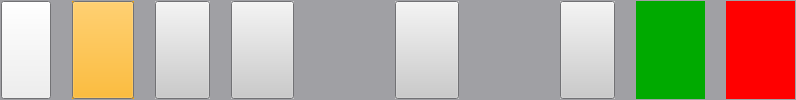
     <widget class="QWidget" name="widgetButtons" native="true">
      <property name="palette">
       <palette>
        <active>
         <colorrole role="Base">
          <brush brushstyle="SolidPattern">
           <color alpha="255">
            <red>255</red>
            <green>255</green>
            <blue>255</blue>
           </color>
          </brush>
         </colorrole>
         <colorrole role="Window">
          <brush brushstyle="SolidPattern">
           <color alpha="255">
            <red>160</red>
            <green>160</green>
            <blue>164</blue>
           </color>
          </brush>
         </colorrole>
        </active>
        <inactive>
         <colorrole role="Base">
          <brush brushstyle="SolidPattern">
           <color alpha="255">
            <red>255</red>
            <green>255</green>
            <blue>255</blue>
           </color>
          </brush>
         </colorrole>
         <colorrole role="Window">
          <brush brushstyle="SolidPattern">
           <color alpha="255">
            <red>160</red>
            <green>160</green>
            <blue>164</blue>
           </color>
          </brush>
         </colorrole>
        </inactive>
        <disabled>
         <colorrole role="Base">
          <brush brushstyle="SolidPattern">
           <color alpha="255">
            <red>160</red>
            <green>160</green>
            <blue>164</blue>
           </color>
          </brush>
         </colorrole>
         <colorrole role="Window">
          <brush brushstyle="SolidPattern">
           <color alpha="255">
            <red>160</red>
            <green>160</green>
            <blue>164</blue>
           </color>
          </brush>
         </colorrole>
        </disabled>
       </palette>
      </property>
      <property name="cursor">
       <cursorShape>BlankCursor</cursorShape>
      </property>
      <property name="autoFillBackground">
       <bool>true</bool>
      </property>
      <layout class="QVBoxLayout" name="verticalLayout_7">
       <property name="spacing">
        <number>1</number>
       </property>
       <property name="leftMargin">
        <number>1</number>
       </property>
       <property name="topMargin">
        <number>1</number>
       </property>
       <property name="rightMargin">
        <number>1</number>
       </property>
       <property name="bottomMargin">
        <number>1</number>
       </property>
       <item>
        <layout class="QHBoxLayout" name="horizontalLayout_2">
         <property name="spacing">
          <number>1</number>
         </property>
         <item>
          <widget class="QPushButton" name="pbShutdown">
           <property name="sizePolicy">
            <sizepolicy hsizetype="Preferred" vsizetype="Preferred">
             <horstretch>0</horstretch>
             <verstretch>0</verstretch>
            </sizepolicy>
           </property>
           <property name="minimumSize">
            <size>
             <width>50</width>
             <height>50</height>
            </size>
           </property>
           <property name="cursor">
            <cursorShape>BlankCursor</cursorShape>
           </property>
           <property name="text">
            <string/>
           </property>
           <property name="icon">
            <iconset resource="resource.qrc">
             <normaloff>:/Images/Power-Off-icon.png</normaloff>:/Images/Power-Off-icon.png</iconset>
           </property>
           <property name="iconSize">
            <size>
             <width>42</width>
             <height>42</height>
            </size>
           </property>
           <property name="flat">
            <bool>false</bool>
           </property>
          </widget>
         </item>
         <item>
          <spacer name="horizontalSpacer_13">
           <property name="orientation">
            <enum>Qt::Horizontal</enum>
           </property>
           <property name="sizeType">
            <enum>QSizePolicy::Fixed</enum>
           </property>
           <property name="sizeHint" stdset="0">
            <size>
             <width>20</width>
             <height>20</height>
            </size>
           </property>
          </spacer>
         </item>
         <item>
          <widget class="QPushButton" name="pbError">
           <property name="enabled">
            <bool>true</bool>
           </property>
           <property name="sizePolicy">
            <sizepolicy hsizetype="Preferred" vsizetype="Preferred">
             <horstretch>0</horstretch>
             <verstretch>0</verstretch>
            </sizepolicy>
           </property>
           <property name="minimumSize">
            <size>
             <width>50</width>
             <height>50</height>
            </size>
           </property>
           <property name="palette">
            <palette>
             <active>
              <colorrole role="Button">
               <brush brushstyle="SolidPattern">
                <color alpha="255">
                 <red>255</red>
                 <green>170</green>
                 <blue>0</blue>
                </color>
               </brush>
              </colorrole>
              <colorrole role="ButtonText">
               <brush brushstyle="SolidPattern">
                <color alpha="255">
                 <red>0</red>
                 <green>0</green>
                 <blue>127</blue>
                </color>
               </brush>
              </colorrole>
             </active>
             <inactive>
              <colorrole role="Button">
               <brush brushstyle="SolidPattern">
                <color alpha="255">
                 <red>255</red>
                 <green>170</green>
                 <blue>0</blue>
                </color>
               </brush>
              </colorrole>
              <colorrole role="ButtonText">
               <brush brushstyle="SolidPattern">
                <color alpha="255">
                 <red>0</red>
                 <green>0</green>
                 <blue>127</blue>
                </color>
               </brush>
              </colorrole>
             </inactive>
             <disabled>
              <colorrole role="Button">
               <brush brushstyle="SolidPattern">
                <color alpha="255">
                 <red>255</red>
                 <green>170</green>
                 <blue>0</blue>
                </color>
               </brush>
              </colorrole>
              <colorrole role="ButtonText">
               <brush brushstyle="SolidPattern">
                <color alpha="255">
                 <red>120</red>
                 <green>120</green>
                 <blue>120</blue>
                </color>
               </brush>
              </colorrole>
             </disabled>
            </palette>
           </property>
           <property name="font">
            <font>
             <family>Calibri</family>
             <pointsize>18</pointsize>
             <weight>75</weight>
             <bold>true</bold>
            </font>
           </property>
           <property name="cursor">
            <cursorShape>BlankCursor</cursorShape>
           </property>
           <property name="layoutDirection">
            <enum>Qt::LeftToRight</enum>
           </property>
           <property name="autoFillBackground">
            <bool>true</bool>
           </property>
           <property name="text">
            <string/>
           </property>
           <property name="icon">
            <iconset>
             <normalon>:/Images/Sign-Alert-icon.png</normalon>
            </iconset>
           </property>
           <property name="iconSize">
            <size>
             <width>32</width>
             <height>32</height>
            </size>
           </property>
           <property name="autoRepeatInterval">
            <number>100</number>
           </property>
           <property name="default">
            <bool>false</bool>
           </property>
           <property name="flat">
            <bool>false</bool>
           </property>
          </widget>
         </item>
         <item>
          <spacer name="horizontalSpacer_4">
           <property name="orientation">
            <enum>Qt::Horizontal</enum>
           </property>
           <property name="sizeType">
            <enum>QSizePolicy::Fixed</enum>
           </property>
           <property name="sizeHint" stdset="0">
            <size>
             <width>20</width>
             <height>20</height>
            </size>
           </property>
          </spacer>
         </item>
         <item>
          <widget class="QPushButton" name="pbSettings">
           <property name="sizePolicy">
            <sizepolicy hsizetype="Preferred" vsizetype="Preferred">
             <horstretch>0</horstretch>
             <verstretch>0</verstretch>
            </sizepolicy>
           </property>
           <property name="minimumSize">
            <size>
             <width>50</width>
             <height>50</height>
            </size>
           </property>
           <property name="palette">
            <palette>
             <active>
              <colorrole role="Button">
               <brush brushstyle="SolidPattern">
                <color alpha="255">
                 <red>203</red>
                 <green>203</green>
                 <blue>203</blue>
                </color>
               </brush>
              </colorrole>
              <colorrole role="ButtonText">
               <brush brushstyle="SolidPattern">
                <color alpha="255">
                 <red>0</red>
                 <green>0</green>
                 <blue>127</blue>
                </color>
               </brush>
              </colorrole>
             </active>
             <inactive>
              <colorrole role="Button">
               <brush brushstyle="SolidPattern">
                <color alpha="255">
                 <red>203</red>
                 <green>203</green>
                 <blue>203</blue>
                </color>
               </brush>
              </colorrole>
              <colorrole role="ButtonText">
               <brush brushstyle="SolidPattern">
                <color alpha="255">
                 <red>0</red>
                 <green>0</green>
                 <blue>127</blue>
                </color>
               </brush>
              </colorrole>
             </inactive>
             <disabled>
              <colorrole role="Button">
               <brush brushstyle="SolidPattern">
                <color alpha="255">
                 <red>203</red>
                 <green>203</green>
                 <blue>203</blue>
                </color>
               </brush>
              </colorrole>
              <colorrole role="ButtonText">
               <brush brushstyle="SolidPattern">
                <color alpha="255">
                 <red>120</red>
                 <green>120</green>
                 <blue>120</blue>
                </color>
               </brush>
              </colorrole>
             </disabled>
            </palette>
           </property>
           <property name="font">
            <font>
             <family>Calibri</family>
             <pointsize>16</pointsize>
             <weight>75</weight>
             <bold>true</bold>
            </font>
           </property>
           <property name="cursor">
            <cursorShape>BlankCursor</cursorShape>
           </property>
           <property name="autoFillBackground">
            <bool>true</bool>
           </property>
           <property name="text">
            <string/>
           </property>
           <property name="icon">
            <iconset resource="resource.qrc">
             <normaloff>:/Images/Settings-icon.png</normaloff>:/Images/Settings-icon.png</iconset>
           </property>
           <property name="iconSize">
            <size>
             <width>32</width>
             <height>32</height>
            </size>
           </property>
           <property name="flat">
            <bool>false</bool>
           </property>
          </widget>
         </item>
         <item>
          <spacer name="horizontalSpacer_6">
           <property name="orientation">
            <enum>Qt::Horizontal</enum>
           </property>
           <property name="sizeType">
            <enum>QSizePolicy::Fixed</enum>
           </property>
           <property name="sizeHint" stdset="0">
            <size>
             <width>20</width>
             <height>20</height>
            </size>
           </property>
          </spacer>
         </item>
         <item>
          <widget class="QPushButton" name="pbPlot">
           <property name="sizePolicy">
            <sizepolicy hsizetype="Preferred" vsizetype="Preferred">
             <horstretch>0</horstretch>
             <verstretch>0</verstretch>
            </sizepolicy>
           </property>
           <property name="minimumSize">
            <size>
             <width>50</width>
             <height>50</height>
            </size>
           </property>
           <property name="palette">
            <palette>
             <active>
              <colorrole role="Button">
               <brush brushstyle="SolidPattern">
                <color alpha="255">
                 <red>203</red>
                 <green>203</green>
                 <blue>203</blue>
                </color>
               </brush>
              </colorrole>
              <colorrole role="ButtonText">
               <brush brushstyle="SolidPattern">
                <color alpha="255">
                 <red>0</red>
                 <green>0</green>
                 <blue>127</blue>
                </color>
               </brush>
              </colorrole>
             </active>
             <inactive>
              <colorrole role="Button">
               <brush brushstyle="SolidPattern">
                <color alpha="255">
                 <red>203</red>
                 <green>203</green>
                 <blue>203</blue>
                </color>
               </brush>
              </colorrole>
              <colorrole role="ButtonText">
               <brush brushstyle="SolidPattern">
                <color alpha="255">
                 <red>0</red>
                 <green>0</green>
                 <blue>127</blue>
                </color>
               </brush>
              </colorrole>
             </inactive>
             <disabled>
              <colorrole role="Button">
               <brush brushstyle="SolidPattern">
                <color alpha="255">
                 <red>203</red>
                 <green>203</green>
                 <blue>203</blue>
                </color>
               </brush>
              </colorrole>
              <colorrole role="ButtonText">
               <brush brushstyle="SolidPattern">
                <color alpha="255">
                 <red>120</red>
                 <green>120</green>
                 <blue>120</blue>
                </color>
               </brush>
              </colorrole>
             </disabled>
            </palette>
           </property>
           <property name="font">
            <font>
             <family>Roboto</family>
             <pointsize>16</pointsize>
             <weight>75</weight>
             <bold>true</bold>
            </font>
           </property>
           <property name="cursor">
            <cursorShape>BlankCursor</cursorShape>
           </property>
           <property name="layoutDirection">
            <enum>Qt::LeftToRight</enum>
           </property>
           <property name="autoFillBackground">
            <bool>true</bool>
           </property>
           <property name="text">
            <string/>
           </property>
           <property name="icon">
            <iconset resource="resource.qrc">
             <normaloff>:/Images/Line-Chart-icon.png</normaloff>:/Images/Line-Chart-icon.png</iconset>
           </property>
           <property name="iconSize">
            <size>
             <width>32</width>
             <height>32</height>
            </size>
           </property>
           <property name="default">
            <bool>false</bool>
           </property>
           <property name="flat">
            <bool>false</bool>
           </property>
          </widget>
         </item>
         <item>
          <spacer name="horizontalSpacer_3">
           <property name="orientation">
            <enum>Qt::Horizontal</enum>
           </property>
           <property name="sizeType">
            <enum>QSizePolicy::Expanding</enum>
           </property>
           <property name="sizeHint" stdset="0">
            <size>
             <width>100</width>
             <height>20</height>
            </size>
           </property>
          </spacer>
         </item>
         <item>
          <widget class="QPushButton" name="pbHome">
           <property name="sizePolicy">
            <sizepolicy hsizetype="Preferred" vsizetype="Preferred">
             <horstretch>0</horstretch>
             <verstretch>0</verstretch>
            </sizepolicy>
           </property>
           <property name="minimumSize">
            <size>
             <width>50</width>
             <height>50</height>
            </size>
           </property>
           <property name="palette">
            <palette>
             <active>
              <colorrole role="Button">
               <brush brushstyle="SolidPattern">
                <color alpha="255">
                 <red>203</red>
                 <green>203</green>
                 <blue>203</blue>
                </color>
               </brush>
              </colorrole>
             </active>
             <inactive>
              <colorrole role="Button">
               <brush brushstyle="SolidPattern">
                <color alpha="255">
                 <red>203</red>
                 <green>203</green>
                 <blue>203</blue>
                </color>
               </brush>
              </colorrole>
             </inactive>
             <disabled>
              <colorrole role="Button">
               <brush brushstyle="SolidPattern">
                <color alpha="255">
                 <red>203</red>
                 <green>203</green>
                 <blue>203</blue>
                </color>
               </brush>
              </colorrole>
             </disabled>
            </palette>
           </property>
           <property name="font">
            <font>
             <pointsize>16</pointsize>
             <weight>75</weight>
             <bold>true</bold>
            </font>
           </property>
           <property name="cursor">
            <cursorShape>BlankCursor</cursorShape>
           </property>
           <property name="autoFillBackground">
            <bool>true</bool>
           </property>
           <property name="text">
            <string/>
           </property>
           <property name="icon">
            <iconset resource="resource.qrc">
             <normaloff>:/Images/Home-icon.png</normaloff>:/Images/Home-icon.png</iconset>
           </property>
           <property name="iconSize">
            <size>
             <width>32</width>
             <height>32</height>
            </size>
           </property>
           <property name="flat">
            <bool>false</bool>
           </property>
          </widget>
         </item>
         <item>
          <spacer name="horizontalSpacer_7">
           <property name="orientation">
            <enum>Qt::Horizontal</enum>
           </property>
           <property name="sizeType">
            <enum>QSizePolicy::Expanding</enum>
           </property>
           <property name="sizeHint" stdset="0">
            <size>
             <width>100</width>
             <height>20</height>
            </size>
           </property>
          </spacer>
         </item>
         <item>
          <widget class="QPushButton" name="pbLight">
           <property name="sizePolicy">
            <sizepolicy hsizetype="Preferred" vsizetype="Preferred">
             <horstretch>0</horstretch>
             <verstretch>0</verstretch>
            </sizepolicy>
           </property>
           <property name="minimumSize">
            <size>
             <width>50</width>
             <height>50</height>
            </size>
           </property>
           <property name="palette">
            <palette>
             <active>
              <colorrole role="Button">
               <brush brushstyle="SolidPattern">
                <color alpha="255">
                 <red>203</red>
                 <green>203</green>
                 <blue>203</blue>
                </color>
               </brush>
              </colorrole>
              <colorrole role="ButtonText">
               <brush brushstyle="SolidPattern">
                <color alpha="255">
                 <red>0</red>
                 <green>0</green>
                 <blue>127</blue>
                </color>
               </brush>
              </colorrole>
             </active>
             <inactive>
              <colorrole role="Button">
               <brush brushstyle="SolidPattern">
                <color alpha="255">
                 <red>203</red>
                 <green>203</green>
                 <blue>203</blue>
                </color>
               </brush>
              </colorrole>
              <colorrole role="ButtonText">
               <brush brushstyle="SolidPattern">
                <color alpha="255">
                 <red>0</red>
                 <green>0</green>
                 <blue>127</blue>
                </color>
               </brush>
              </colorrole>
             </inactive>
             <disabled>
              <colorrole role="Button">
               <brush brushstyle="SolidPattern">
                <color alpha="255">
                 <red>203</red>
                 <green>203</green>
                 <blue>203</blue>
                </color>
               </brush>
              </colorrole>
              <colorrole role="ButtonText">
               <brush brushstyle="SolidPattern">
                <color alpha="255">
                 <red>120</red>
                 <green>120</green>
                 <blue>120</blue>
                </color>
               </brush>
              </colorrole>
             </disabled>
            </palette>
           </property>
           <property name="font">
            <font>
             <family>Calibri</family>
             <pointsize>16</pointsize>
             <weight>75</weight>
             <bold>true</bold>
            </font>
           </property>
           <property name="cursor">
            <cursorShape>BlankCursor</cursorShape>
           </property>
           <property name="layoutDirection">
            <enum>Qt::LeftToRight</enum>
           </property>
           <property name="autoFillBackground">
            <bool>true</bool>
           </property>
           <property name="text">
            <string/>
           </property>
           <property name="icon">
            <iconset>
             <normalon>:/Images/light-bulb.png</normalon>
            </iconset>
           </property>
           <property name="iconSize">
            <size>
             <width>32</width>
             <height>32</height>
            </size>
           </property>
           <property name="default">
            <bool>false</bool>
           </property>
           <property name="flat">
            <bool>false</bool>
           </property>
          </widget>
         </item>
         <item>
          <spacer name="horizontalSpacer_2">
           <property name="orientation">
            <enum>Qt::Horizontal</enum>
           </property>
           <property name="sizeType">
            <enum>QSizePolicy::Fixed</enum>
           </property>
           <property name="sizeHint" stdset="0">
            <size>
             <width>20</width>
             <height>20</height>
            </size>
           </property>
          </spacer>
         </item>
         <item>
          <widget class="QPushButton" name="pbStart">
           <property name="sizePolicy">
            <sizepolicy hsizetype="Preferred" vsizetype="Preferred">
             <horstretch>0</horstretch>
             <verstretch>0</verstretch>
            </sizepolicy>
           </property>
           <property name="minimumSize">
            <size>
             <width>50</width>
             <height>50</height>
            </size>
           </property>
           <property name="palette">
            <palette>
             <active>
              <colorrole role="Button">
               <brush brushstyle="SolidPattern">
                <color alpha="255">
                 <red>0</red>
                 <green>170</green>
                 <blue>0</blue>
                </color>
               </brush>
              </colorrole>
              <colorrole role="ButtonText">
               <brush brushstyle="SolidPattern">
                <color alpha="255">
                 <red>0</red>
                 <green>0</green>
                 <blue>127</blue>
                </color>
               </brush>
              </colorrole>
             </active>
             <inactive>
              <colorrole role="Button">
               <brush brushstyle="SolidPattern">
                <color alpha="255">
                 <red>0</red>
                 <green>170</green>
                 <blue>0</blue>
                </color>
               </brush>
              </colorrole>
              <colorrole role="ButtonText">
               <brush brushstyle="SolidPattern">
                <color alpha="255">
                 <red>0</red>
                 <green>0</green>
                 <blue>127</blue>
                </color>
               </brush>
              </colorrole>
             </inactive>
             <disabled>
              <colorrole role="Button">
               <brush brushstyle="SolidPattern">
                <color alpha="255">
                 <red>0</red>
                 <green>170</green>
                 <blue>0</blue>
                </color>
               </brush>
              </colorrole>
              <colorrole role="ButtonText">
               <brush brushstyle="SolidPattern">
                <color alpha="255">
                 <red>120</red>
                 <green>120</green>
                 <blue>120</blue>
                </color>
               </brush>
              </colorrole>
             </disabled>
            </palette>
           </property>
           <property name="font">
            <font>
             <family>Roboto</family>
             <pointsize>18</pointsize>
             <weight>75</weight>
             <bold>true</bold>
            </font>
           </property>
           <property name="cursor">
            <cursorShape>BlankCursor</cursorShape>
           </property>
           <property name="layoutDirection">
            <enum>Qt::LeftToRight</enum>
           </property>
           <property name="autoFillBackground">
            <bool>true</bool>
           </property>
           <property name="text">
            <string/>
           </property>
           <property name="icon">
            <iconset>
             <normalon>:/Images/Start-icon.png</normalon>
            </iconset>
           </property>
           <property name="iconSize">
            <size>
             <width>32</width>
             <height>32</height>
            </size>
           </property>
           <property name="default">
            <bool>false</bool>
           </property>
           <property name="flat">
            <bool>true</bool>
           </property>
          </widget>
         </item>
         <item>
          <spacer name="horizontalSpacer">
           <property name="orientation">
            <enum>Qt::Horizontal</enum>
           </property>
           <property name="sizeType">
            <enum>QSizePolicy::Fixed</enum>
           </property>
           <property name="sizeHint" stdset="0">
            <size>
             <width>20</width>
             <height>20</height>
            </size>
           </property>
          </spacer>
         </item>
         <item>
          <widget class="QPushButton" name="pbStop">
           <property name="sizePolicy">
            <sizepolicy hsizetype="Preferred" vsizetype="Preferred">
             <horstretch>0</horstretch>
             <verstretch>0</verstretch>
            </sizepolicy>
           </property>
           <property name="minimumSize">
            <size>
             <width>50</width>
             <height>50</height>
            </size>
           </property>
           <property name="baseSize">
            <size>
             <width>150</width>
             <height>45</height>
            </size>
           </property>
           <property name="palette">
            <palette>
             <active>
              <colorrole role="Button">
               <brush brushstyle="SolidPattern">
                <color alpha="255">
                 <red>255</red>
                 <green>0</green>
                 <blue>0</blue>
                </color>
               </brush>
              </colorrole>
              <colorrole role="ButtonText">
               <brush brushstyle="SolidPattern">
                <color alpha="255">
                 <red>0</red>
                 <green>0</green>
                 <blue>127</blue>
                </color>
               </brush>
              </colorrole>
             </active>
             <inactive>
              <colorrole role="Button">
               <brush brushstyle="SolidPattern">
                <color alpha="255">
                 <red>255</red>
                 <green>0</green>
                 <blue>0</blue>
                </color>
               </brush>
              </colorrole>
              <colorrole role="ButtonText">
               <brush brushstyle="SolidPattern">
                <color alpha="255">
                 <red>0</red>
                 <green>0</green>
                 <blue>127</blue>
                </color>
               </brush>
              </colorrole>
             </inactive>
             <disabled>
              <colorrole role="Button">
               <brush brushstyle="SolidPattern">
                <color alpha="255">
                 <red>255</red>
                 <green>0</green>
                 <blue>0</blue>
                </color>
               </brush>
              </colorrole>
              <colorrole role="ButtonText">
               <brush brushstyle="SolidPattern">
                <color alpha="255">
                 <red>120</red>
                 <green>120</green>
                 <blue>120</blue>
                </color>
               </brush>
              </colorrole>
             </disabled>
            </palette>
           </property>
           <property name="font">
            <font>
             <family>Roboto</family>
             <pointsize>18</pointsize>
             <weight>75</weight>
             <bold>true</bold>
            </font>
           </property>
           <property name="cursor">
            <cursorShape>BlankCursor</cursorShape>
           </property>
           <property name="layoutDirection">
            <enum>Qt::LeftToRight</enum>
           </property>
           <property name="autoFillBackground">
            <bool>true</bool>
           </property>
           <property name="text">
            <string/>
           </property>
           <property name="icon">
            <iconset>
             <normalon>:/Images/stop-icon.png</normalon>
            </iconset>
           </property>
           <property name="iconSize">
            <size>
             <width>32</width>
             <height>32</height>
            </size>
           </property>
           <property name="default">
            <bool>false</bool>
           </property>
           <property name="flat">
            <bool>true</bool>
           </property>
          </widget>
         </item>
        </layout>
       </item>
      </layout>
     </widget>
